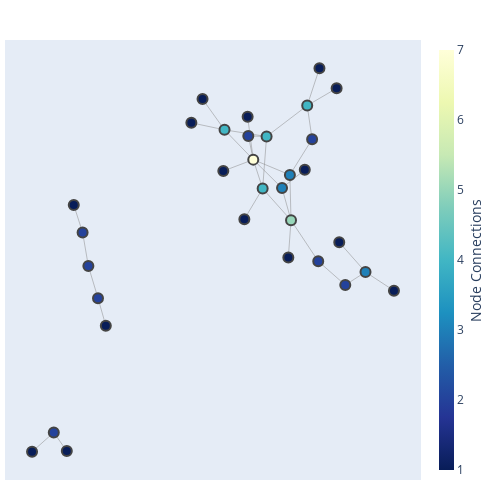

The notebook cell this image was saved under:
### Code cell
from interactive_graph import CreatePlotlyViz

ga = CreatePlotlyViz(GA)
ga.fig(width = 500, height = 500)

### Figure 1 — Plotly figure (JSON) as saved in the notebook; plotly's stock layout.template omitted (floating-point values rounded to 4 significant figures)
{"data": [{"hoverinfo": "none", "line": {"color": "#888", "width": 0.5}, "mode": "lines", "type": "scatter", "x": [0.2434, 0.2881, null, 0.2434, 0.1003, null, 0.2434, 0.3565, null, 0.2881, 0.1469, null, 0.2881, 0.4234, null, 0.2881, 0.2824, null, 0.2881, 0.2747, null, 0.1003, 0.1469, null, 0.1003, -0.04268, null, 0.1003, -0.04874, null, 0.1003, 0.2824, null, 0.1003, 0.07552, null, 0.1003, 0.0723, null, 0.5579, 0.6585, null, 0.5579, 0.4234, null, 0.6585, 0.8, null, 0.6585, 0.5279, null, 0.1469, 0.05592, null, 0.1469, 0.1665, null, 0.3929, 0.3686, null, 0.3929, 0.2824, null, 0.3686, 0.1665, null, 0.3686, 0.4295, null, 0.3686, 0.5148, null, -0.04268, 0.1665, null, -0.04268, -0.152, null, -0.04268, -0.2076, null, 0.1665, 0.07552, null, -0.672, -0.6331, null, -0.672, -0.7199, null, -0.7199, -0.7486, null, -0.7486, -0.7925, null, -0.8919, -0.8271, null, -0.8919, -1, null], "y": [0.117, -0.019, null, 0.117, 0.2371, null, 0.117, 0.1944, null, -0.019, 0.115, null, -0.019, -0.1919, null, -0.019, 0.1727, null, -0.019, -0.1758, null, 0.2371, 0.115, null, 0.2371, 0.3629, null, 0.2371, 0.1891, null, 0.2371, 0.1727, null, 0.2371, 0.3373, null, 0.2371, 0.4179, null, -0.2925, -0.2375, null, -0.2925, -0.1919, null, -0.2375, -0.3163, null, -0.2375, -0.112, null, 0.115, -0.01422, null, 0.115, 0.3348, null, 0.3235, 0.4655, null, 0.3235, 0.1727, null, 0.4655, 0.3348, null, 0.4655, 0.6231, null, 0.4655, 0.5383, null, 0.3629, 0.3348, null, 0.3629, 0.4928, null, 0.3629, 0.3927, null, 0.3348, 0.3373, null, -0.3482, -0.464, null, -0.3482, -0.2123, null, -0.2123, -0.07035, null, -0.07035, 0.04535, null, -0.9152, -0.9937, null, -0.9152, -0.9966, null]}, {"hoverinfo": "text", "marker": {"color": [3, 5, 7, 2, 3, 2, 4, 1, 2, 4, 4, 4, 1, 1, 1, 3, 1, 2, 1, 2, 1, 2, 2, 1, 2, 1, 1, 1, 1, 1, 1, 1], "colorbar": {"thickness": 15, "title": {"side": "right", "text": "Node Connections"}, "xanchor": "left"}, "colorscale": [[0, "rgb(255,255,217)"], [0.125, "rgb(237,248,177)"], [0.25, "rgb(199,233,180)"], [0.375, "rgb(127,205,187)"], [0.5, "rgb(65,182,196)"], [0.625, "rgb(29,145,192)"], [0.75, "rgb(34,94,168)"], [0.875, "rgb(37,52,148)"], [1, "rgb(8,29,88)"]], "line": {"width": 2}, "reversescale": true, "showscale": true, "size": 10}, "mode": "markers", "text": ["lexi : 3", "sloan : 5", "karev : 7", "owen : 2", "yang : 3", "altman : 2", "torres : 4", "arizona : 1", "derek : 2", "grey : 4", "izzie : 4", "o'malley : 4", "colin : 1", "preston : 1", "kepner : 1", "addison : 3", "nancy : 1", "olivia : 2", "mrs. seabury : 1", "chief : 2", "adele : 1", "ellis grey : 2", "thatch grey : 2", "susan grey : 1", "bailey : 2", "tucker : 1", "hank : 1", "denny : 1", "finn : 1", "steve : 1", "ben : 1", "avery : 1"], "type": "scatter", "x": [0.2434, 0.2881, 0.1003, 0.5579, 0.6585, 0.4234, 0.1469, 0.05592, 0.3929, 0.3686, -0.04268, 0.1665, 0.8, 0.5279, -0.04874, 0.2824, 0.2747, 0.07552, 0.0723, -0.672, -0.6331, -0.7199, -0.7486, -0.7925, -0.8919, -0.8271, -0.152, -0.2076, 0.4295, 0.5148, -1, 0.3565], "y": [0.117, -0.019, 0.2371, -0.2925, -0.2375, -0.1919, 0.115, -0.01422, 0.3235, 0.4655, 0.3629, 0.3348, -0.3163, -0.112, 0.1891, 0.1727, -0.1758, 0.3373, 0.4179, -0.3482, -0.464, -0.2123, -0.07035, 0.04535, -0.9152, -0.9937, 0.4928, 0.3927, 0.6231, 0.5383, -0.9966, 0.1944]}], "layout": {"height": 500, "hovermode": "closest", "margin": {"b": 20, "l": 5, "r": 5, "t": 40}, "showlegend": false, "width": 500, "xaxis": {"showgrid": false, "showticklabels": false, "zeroline": false}, "yaxis": {"showgrid": false, "showticklabels": false, "zeroline": false}}}
